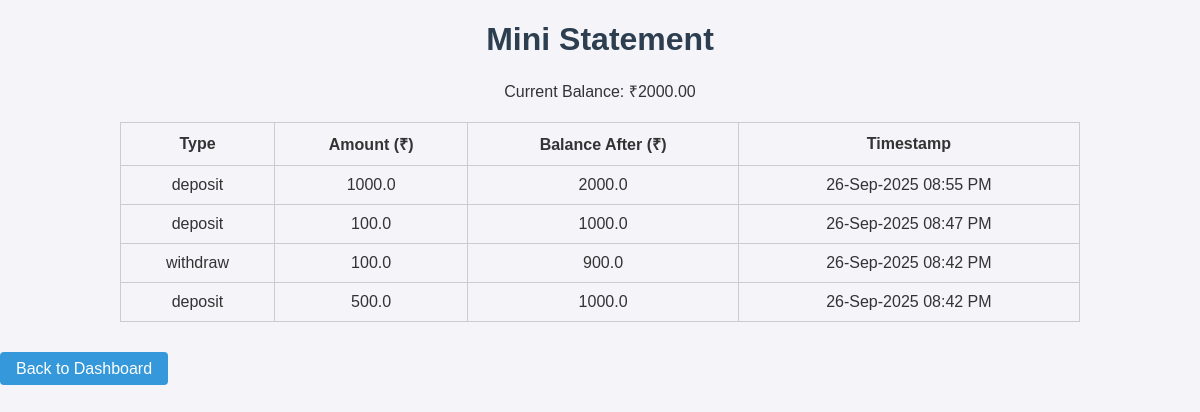
Page /mini_statement (signed in) on the committed database.
### app.py (models this page shows)
class Transaction(db.Model):
    id = db.Column(db.Integer, primary_key=True)
    account_id = db.Column(db.Integer, db.ForeignKey('account.id'), nullable=False)
    type = db.Column(db.String(20))  # 'deposit' or 'withdraw'
    amount = db.Column(db.Integer)
    timestamp = db.Column(db.DateTime, default=datetime.utcnow)
    balance_after = db.Column(db.Integer)

### app.py (the view)
@app.route('/mini_statement')
@login_required
def mini_statement():
    acc = Account.query.get(session['account_id'])
    transactions = (Transaction.query
                    .filter_by(account_id=acc.id)
                    .order_by(Transaction.timestamp.desc())
                    .limit(5).all())
    ist = pytz.timezone('Asia/Kolkata')
    formatted_transactions = []
    for t in transactions:
        local_time = t.timestamp.replace(tzinfo=pytz.utc).astimezone(ist)
        formatted_transactions.append({
            'type': t.type,
            'amount': t.amount / 100,
            'balance_after': t.balance_after / 100,
            'timestamp': local_time.strftime("%d-%b-%Y %I:%M %p")  # Correct local time
        })
    return render_template(
        'mini_statement.html',
        transactions=formatted_transactions,
        balance=paise_to_str(acc.balance)
    )

### app.py (called while the page is built)
def login_required(f):
    @wraps(f)
    def decorated(*args, **kwargs):
        if 'account_id' not in session:
            return redirect(url_for('login'))
        return f(*args, **kwargs)
    return decorated

def paise_to_str(p):
    return f"{p/100:.2f}"

### templates/mini_statement.html (shortened to what this page needs)
<!DOCTYPE html>
<html>
<head>
    <link rel="stylesheet" href="{{ url_for('static', filename='style.css') }}">
</head>
<body>
    <h1>Mini Statement</h1>
    <p>Current Balance: ₹{{ balance }}</p>
    <table border="1" cellpadding="8">
        <tr>
            <th>Type</th>
            <th>Amount (₹)</th>
            <th>Balance After (₹)</th>
            <th>Timestamp</th>
        </tr>
        {% for t in transactions %}
        <tr>
            <td>{{ t.type }}</td>
            <td>{{ t.amount }}</td>
            <td>{{ t.balance_after }}</td>
            <td>{{ t.timestamp }}</td>
        </tr>
        {% endfor %}
    </table>
    <br><a href="{{ url_for('dashboard') }}">Back to Dashboard</a>
</body>
</html>

### static/style.css (style rules this page uses)
body { font-family: Arial, sans-serif; background-color: #f4f4f9; color: #333; margin: 0; padding: 0; }
h1, h2 { text-align: center; color: #2c3e50; }
a { text-decoration: none; color: white; background-color: #3498db; padding: 8px 16px; border-radius: 4px; transition: background-color 0.3s ease; }
p { text-align: center; }
table { width: 80%; margin: 20px auto; border-collapse: collapse; }
table, th, td { border: 1px solid #ccc; }
th, td { padding: 10px; text-align: center; }

### rows in the picture
Transaction: type "deposit", amount "1000.0", balance_after "2000.0", timestamp "26-Sep-2025 08:55 PM"
Transaction: type "deposit", amount "100.0", balance_after "1000.0", timestamp "26-Sep-2025 08:47 PM"
Transaction: type "withdraw", amount "100.0", balance_after "900.0", timestamp "26-Sep-2025 08:42 PM"
Transaction: type "deposit", amount "500.0", balance_after "1000.0", timestamp "26-Sep-2025 08:42 PM"

### other values in the picture
{{ balance }} "2000.00"
